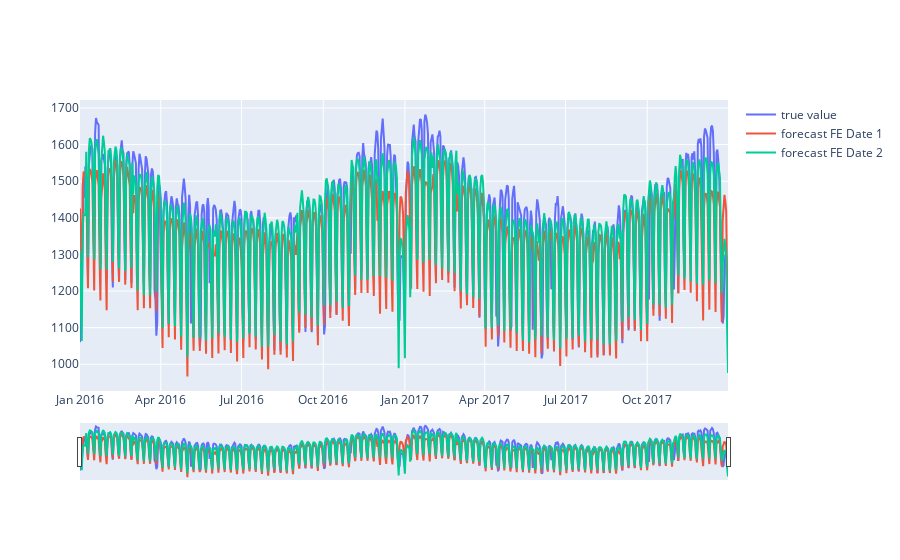

Notebook source saved alongside this figure:
### Code cell
# Compare Data Test

fig = go.Figure([go.Scatter(name = 'true value',x=df_test['Date'], y=df_test['Consumption'])])
fig.add_trace(go.Scatter(name = 'forecast FE Date 1',x=df_test['Date'], y=df_test['y_pred']))
fig.add_trace(go.Scatter(name = 'forecast FE Date 2',x=df_test['Date'], y=df_test['y_pred_2']))
fig.update_xaxes(rangeslider_visible=True)
fig.show()

### Figure 1 — Plotly figure (JSON) as saved in the notebook; plotly's stock layout.template omitted (floating-point values rounded to 4 significant figures; data arrays with more than 128 entries replaced by an {"elided": "..."} marker saying what was removed)
{"data": [{"name": "true value", "type": "scatter", "x": {"elided": "731 str values"}, "y": {"elided": "731 float values"}}, {"name": "forecast FE Date 1", "type": "scatter", "x": {"elided": "731 str values"}, "y": {"elided": "731 float values"}}, {"name": "forecast FE Date 2", "type": "scatter", "x": {"elided": "731 str values"}, "y": {"elided": "731 float values"}}], "layout": {"xaxis": {"rangeslider": {"visible": true}}}}
